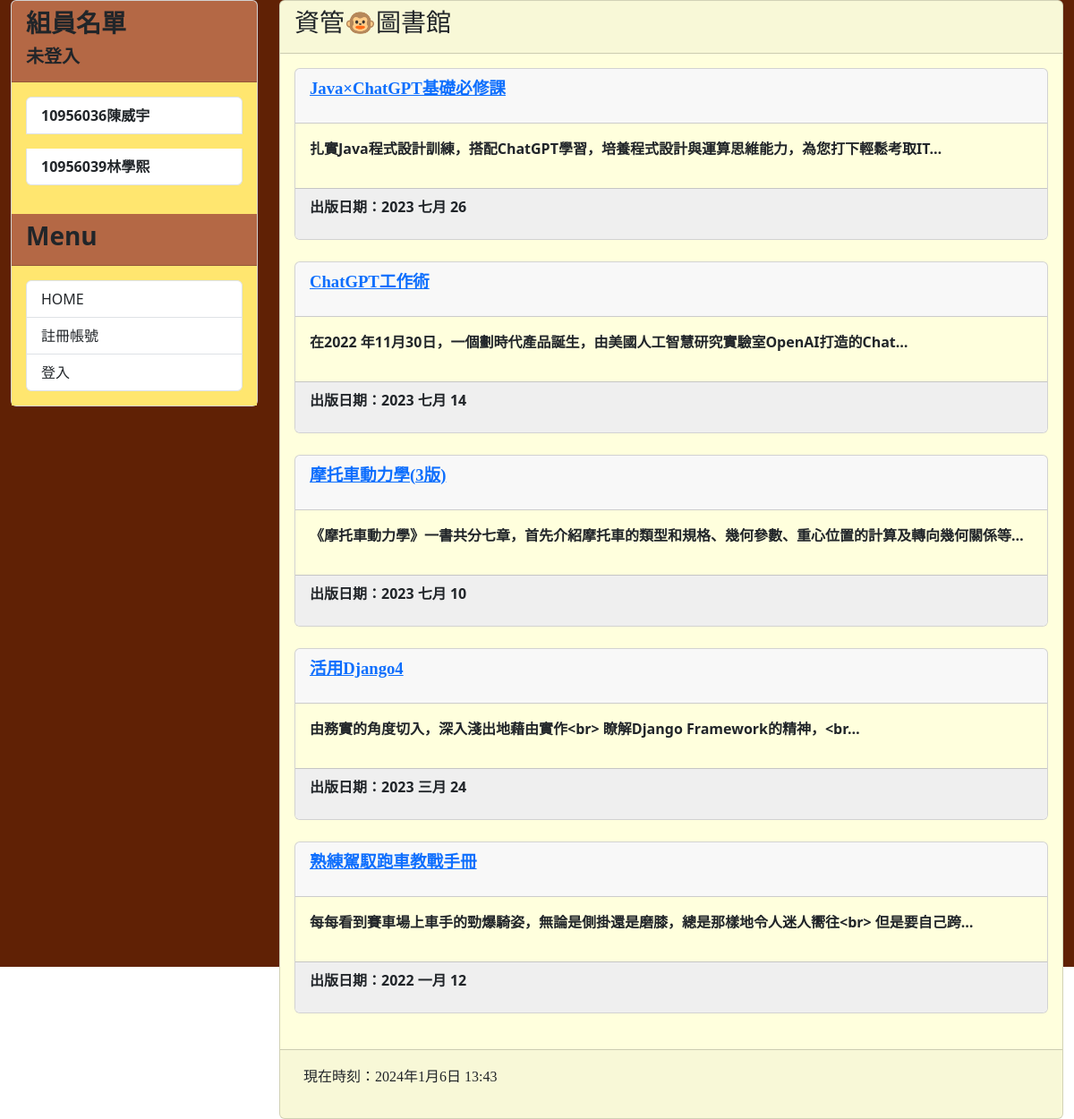
The page / on the database its author committed.
### mysite/models.py (models this page shows, shortened)
class Book(models.Model):
    title = models.CharField(max_length=200)
    slug = models.CharField(max_length=200)
    chap = models.CharField(max_length=2000)
    author = models.CharField(max_length=100)
    body = models.TextField(null=False, blank=True)
    pub_date = models.DateField()
    STATUS_CHOICES = (
        ('available', '館藏中'),
        ('borrowed', '外借中')
    )
    status = models.CharField(max_length=20, choices=STATUS_CHOICES, default='available')
    class Meta:
        ordering = ('-pub_date', )

### mysite/views.py (the view)
# urls.py: path('', mv.homepage, name="homepage"),
def homepage(request):
    posts = Book.objects.all()
    now = datetime.now()
    user_name = None
    if request.user.is_authenticated:
        user_name = request.user.username
    return render (request, 'index.html', locals())

### mysite/templates/index.html (shortened to what this page needs)
{% extends 'base.html' %}
{% block headmessage %}
    <h3 style='font-family: 微軟正黑體;'>資管🐵圖書館</h3>
{% endblock %}
{% block content %}
    {% for book in posts %}
        <div class='card'>
            <div class='card-header'>
                <p style='font-family: 微軟正黑體; font-size: 14pt; font-weight: bold;'>
                    <a href='{% url "showpost" slug=book.slug %}'>{{ book.title }}</a>
                </p>
            </div>
            <div class='card-body' style='background-color: #ffffdd;'>
                <p>{{ book.body | truncatechars:50 }}</p>
            </div>
            <div class='card-footer' style='background-color: #efefef;'>
                <p>出版日期：{{ book.pub_date | date:"Y M d"}}</p>
            </div>
        </div>
        <br>
    {% endfor %}
{% endblock %}

### rows shown on the page
Book: title "Java×ChatGPT基礎必修課", body "扎實Java程式設計訓練，搭配ChatGPT學習，培養程式設計與運算思維能力，為您打下輕鬆考取IT…", pub_date "2023 七月 26"
Book: title "ChatGPT工作術", body "在2022 年11月30日，一個劃時代產品誕生，由美國人工智慧研究實驗室OpenAI打造的Chat…", pub_date "2023 七月 14"
Book: title "摩托車動力學(3版)", body "《摩托車動力學》一書共分七章，首先介紹摩托車的類型和規格、幾何參數、重心位置的計算及轉向幾何關係等…", pub_date "2023 七月 10"
Book: title "活用Django4", body "由務實的角度切入，深入淺出地藉由實作<br> 瞭解Django Framework的精神，<br…", pub_date "2023 三月 24"
Book: title "熟練駕馭跑車教戰手冊", body "每每看到賽車場上車手的勁爆騎姿，無論是側掛還是磨膝，總是那樣地令人迷人嚮往<br> 但是要自己跨…", pub_date "2022 一月 12"
